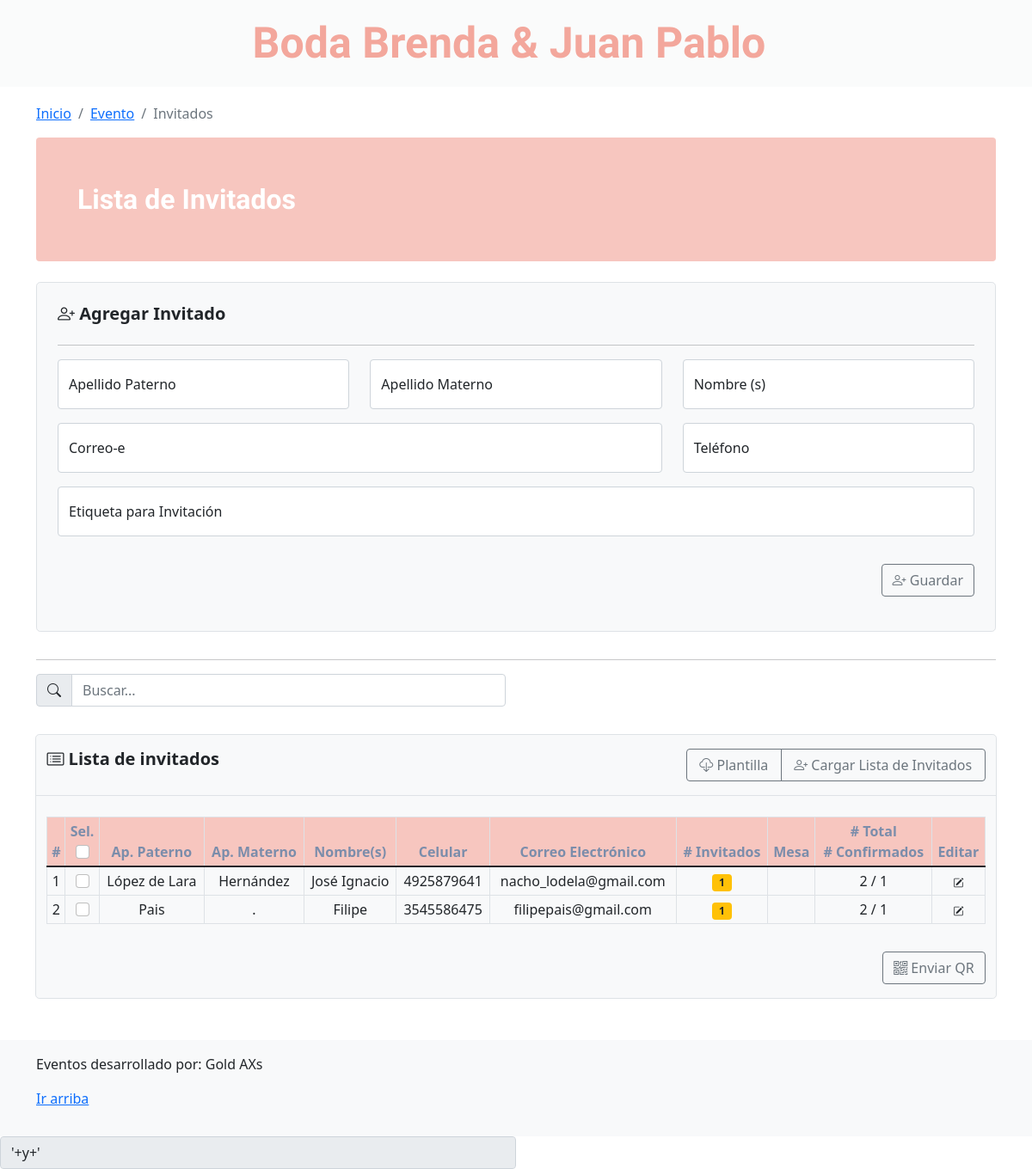
The page /home_events.php?id=4 (signed in) on the database as committed earlier.
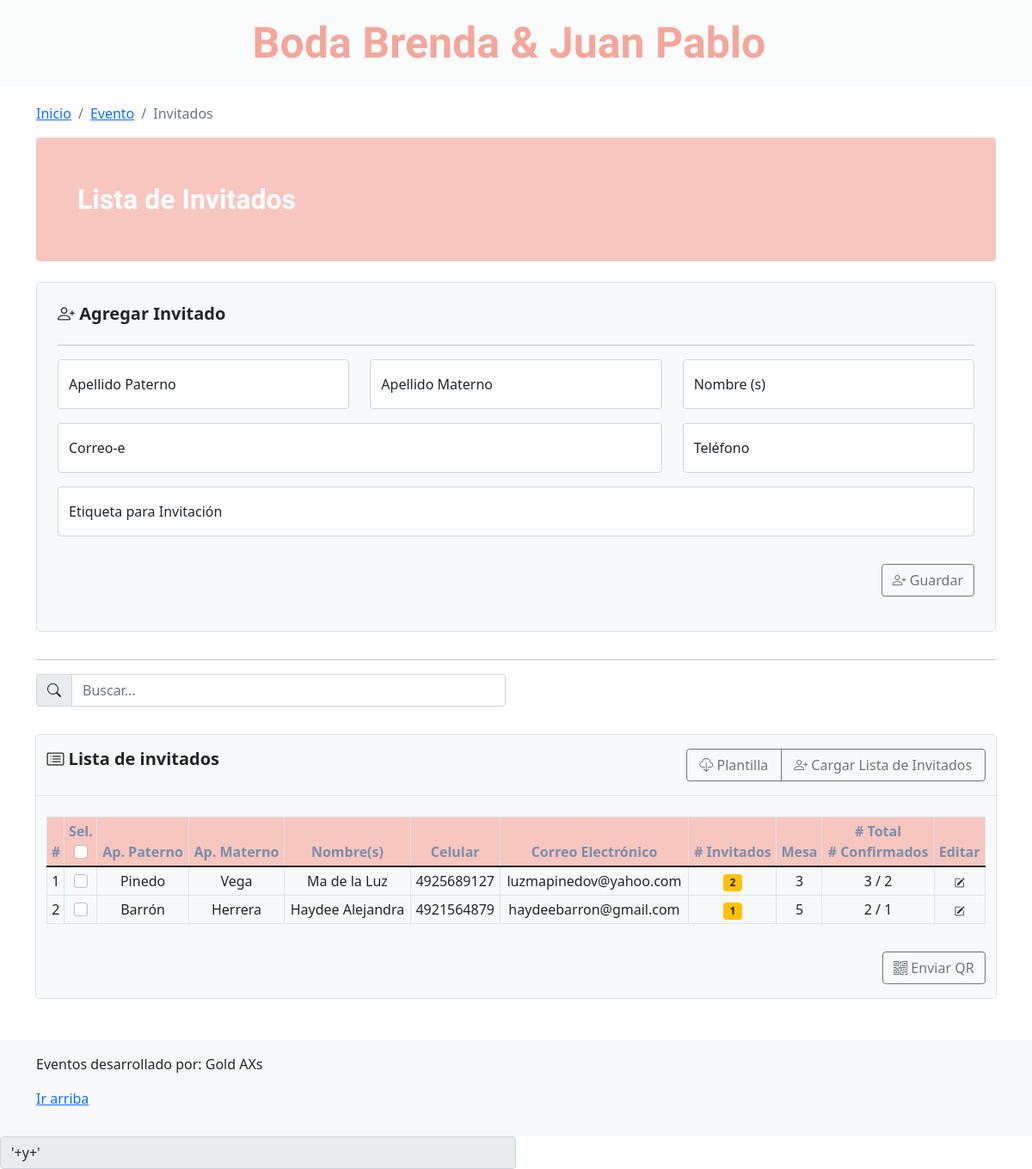
The same page on the database as committed later.
### tables this page shows
CREATE TABLE `invitados` (
  `id` int(11) NOT NULL,
  `nombre` varchar(72) NOT NULL,
  `apellido_p` varchar(54) NOT NULL,
  `apellido_m` varchar(54) NOT NULL,
  `celular` varchar(18) NOT NULL,
  `email` varchar(36) NOT NULL,
  `no_invitados` int(11) DEFAULT NULL,
  `mesa` int(11) DEFAULT NULL,
  `qr` varchar(90) DEFAULT NULL,
  `etiqueta` varchar(50) DEFAULT NULL,
  `tipo_invitado` int(11) DEFAULT NULL,
  `invitado_eje` int(11) DEFAULT NULL COMMENT 'Para ligar al invitado eje con el secundario',
  `id_evento` int(11) DEFAULT NULL,
  `confirmacion` int(11) DEFAULT NULL
);

### prcd/query_invitados.php (called while the page is built)
<?php
include('qconn/qc.php');
$sqlQuery = "SELECT * FROM invitados WHERE id_evento = '$idEvent' AND tipo_invitado = 1";
$resultadosqlQuery = $conn->query($sqlQuery);

### home_events.php (the view, shortened to what the changed rows need)
<?php
    include('prcd/qconn/qc.php');
    $idEvent = $_REQUEST['id'];
?>
<!doctype html>
<html lang="en">
<head>
    <link href="../assets/dist/css/bootstrap.min.css" rel="stylesheet">
    <link href="https://cdn.jsdelivr.net/npm/bootstrap@5.1.3/dist/css/bootstrap.min.css" rel="stylesheet">
    <link rel="stylesheet" href="https://cdn.jsdelivr.net/npm/bootstrap-icons@1.8.1/font/bootstrap-icons.css">
    <link href="blog.css" rel="stylesheet">
    <link href="navbar-top-fixed.css" rel="stylesheet">
</head>
<body class="d-flex flex-column min-vh-100">
    <main class="container mt-5 mb-5">
        <div class="row align-items-md-stretch">
            <div class="container border rounded-3 mt-3 bg-light" style="width: 98%;">
                <div class="table-responsive">
                    <table class="table table-hover table-bordered table-sm align-middle mt-4">
                        <thead style="background-color:#f7c6bf; color: #7B8DAB;">
                            <tr class="text-center">
                                <th scope="col">#</th>
                                <th scope="col">Sel. <br><input class="form-check-input" type="checkbox" value=""></th>
                                <th scope="col">Ap. Paterno</th>
                                <th scope="col">Ap. Materno</th>
                                <th scope="col">Nombre(s)</th>
                                <th scope="col">Celular</th>
                                <th scope="col">Correo Electrónico</th>
                                <th scope="col"># Invitados</th>
                                <th scope="col">Mesa</th>
                                <th scope="col"># Total <br># Confirmados</th>
                                <th scope="col">Editar</th>
                            </tr>
                        </thead>
                        <tbody id="myTable">
                            <?php include('prcd/query_invitados.php'); ?>
                            <?php
              $x = 0;
              while ($row_sqlQuery = $resultadosqlQuery->fetch_assoc()) {
                $x++;
                echo '
          <tr class="text-center">
            <td>' . $x . '</td>
            <td><input class="form-check-input" type="checkbox" value="'.$row_sqlQuery['id'].'"></td>
            <td>' . $row_sqlQuery['apellido_p'] . '</td>
            <td>' . $row_sqlQuery['apellido_m'] . '</td>
            <td>' . $row_sqlQuery['nombre'] . '</td>
            <td>' . $row_sqlQuery['celular'] . '</td>
            <td>' . $row_sqlQuery['email'] . '</td>';
            $idSeconday = $row_sqlQuery['id'];
            $sqlSecondary ="SELECT * FROM invitados WHERE id_evento = $idEvent AND tipo_invitado = 2 AND invitado_eje = $idSeconday";
            $sqlResultSecondary = $conn->query($sqlSecondary);
            $filaSecondary = $sqlResultSecondary->num_rows;
            echo '<td><a href="invitados_secondary.php?id=' . $row_sqlQuery['id'] . '&&id2='.$idEvent.'"><span class="badge bg-warning text-dark">' . $filaSecondary. '</span></a></td>
            <td>' . $row_sqlQuery['mesa'] . '</td>';
            $sqlTotal ="SELECT * FROM invitados WHERE id_evento = $idEvent AND tipo_invitado = 2 AND invitado_eje = $idSeconday";
            $sqlResultTotal = $conn->query($sqlTotal);
            $filaTotal = $sqlResultTotal->num_rows;
            $TotalInvitados = $filaTotal + 1;
            $sqlConfirmados ="SELECT * FROM invitados WHERE id_evento = $idEvent AND tipo_invitado = 2 AND invitado_eje = $idSeconday AND confirmacion = 1";
            $sqlResultConfirmados = $conn->query($sqlConfirmados);
            $filaConfirmados = $sqlResultConfirmados->num_rows;
            echo '<td>'.$TotalInvitados.' / '.$filaConfirmados.'</td>
            <td><a href="#" data-bs-toggle="modal"
            data-bs-target="#editarInv' . $row_sqlQuery['id'] . '"><span class="badge bg-light text-dark"><i class="bi bi-pencil-square"></i></span></a></td>
          </tr>';
              }
              ?>
                        </tbody>
                    </table>
                </div>
            </div>
    </main>
</body>
</html>

Rows that differ between the two databases and show on the page:
no longer on this page (row edited): invitados: apellido_p "López de Lara", apellido_m "Hernández", nombre "José Ignacio", celular "4925879641", email "nacho_lodela@gmail.com", filaSecondary "1", TotalInvitados "2", filaConfirmados "1"
now on this page (row edited): invitados: apellido_p "Pinedo", apellido_m "Vega", nombre "Ma de la Luz", celular "4925689127", email "luzmapinedov@yahoo.com", filaSecondary "2", mesa "3", TotalInvitados "3", filaConfirmados "2"
changed invitados: apellido_p "Pais" → "Barrón"; apellido_m "." → "Herrera"; nombre "Filipe" → "Haydee Alejandra"; celular "3545586475" → "4921564879"; email "filipepais@gmail.com" → "haydeebarron@gmail.com"; mesa (not shown) → "5"
